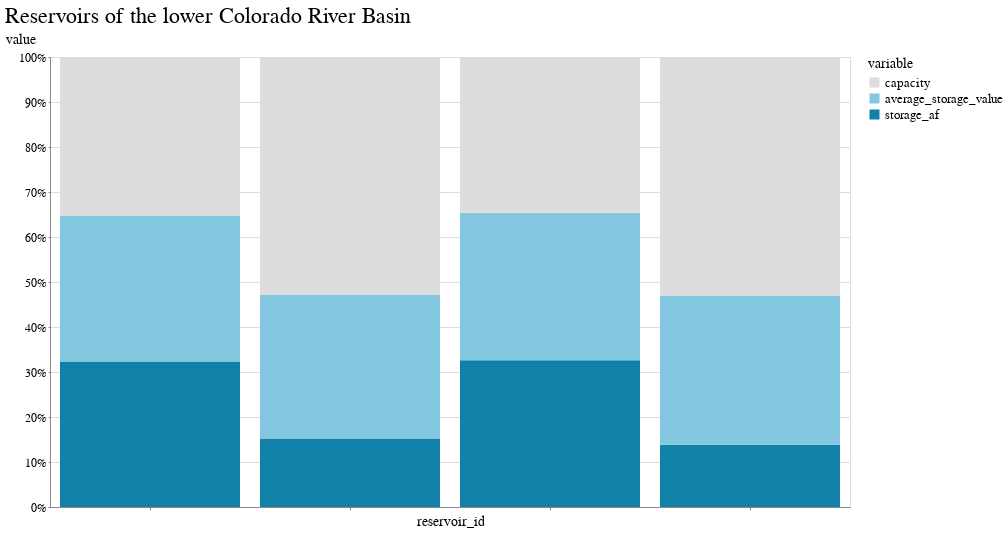

This figure's notebook cell:
### Code cell
domain = ["capacity", "average_storage_value", "storage_af", ]
range_ = ['#ddd', '#83c6e0', '#1281aa', ]

alt.Chart(melt[melt.variable != "capacity_value"]).mark_bar().encode(
    x=alt.X('reservoir_id', axis=alt.Axis(labels=False)),
    y=alt.Y('value',stack="normalize"),
    order="bar_order",
    color=alt.Color(
        'variable', 
        scale=alt.Scale(domain=domain, range=range_), 
        #sort='descending'
    ),
    tooltip=["reservoir_id"]
).properties(title="Reservoirs of the lower Colorado River Basin")

### Figure 1 — Vega-Lite specification as saved in the notebook (floating-point values rounded to 4 significant figures)
{"config": {"view": {"width": 800, "height": 450}, "background": "#ffffff", "title": {"anchor": "start", "font": "BentonGothic-Bold, sans", "fontColor": "#000000", "fontSize": 22, "fontWeight": "normal"}, "arc": {"fill": "#82c6df"}, "area": {"fill": "#82c6df"}, "line": {"stroke": "#82c6df", "strokeWidth": 3}, "path": {"stroke": "#82c6df"}, "rect": {"fill": "#82c6df"}, "shape": {"stroke": "#82c6df"}, "bar": {"fill": "#82c6df"}, "point": {"stroke": "#82c6df"}, "symbol": {"fill": "#82c6df", "size": 30}, "axis": {"titleFont": "BentonGothic-Bold, sans", "titleFontSize": 14, "titleFontWeight": "normal", "labelFont": "BentonGothic, sans", "labelFontSize": 12, "labelFontWeight": "normal"}, "axisX": {"labelAngle": 0, "labelPadding": 4, "tickSize": 3}, "axisY": {"labelBaseline": "middle", "maxExtent": 45, "minExtent": 45, "tickSize": 2, "titleAlign": "left", "titleAngle": 0, "titleX": -45, "titleY": -11}, "legend": {"titleFont": "BentonGothic-Bold, sans", "titleFontSize": 14, "titleFontWeight": "normal", "symbolType": "square", "labelFont": "BentonGothic, sans", "labelFontSize": 13}, "range": {"category": ["#3580b1", "#ec8431", "#ab7fb4", "#c89d29", "#adc839", "#829eb1"], "diverging": ["#e68a4f", "#f4bb6a", "#f9e39c", "#dadfe2", "#a6b7c6", "#849eae"], "heatmap": ["#fbf2c7", "#f9e39c", "#f8d36e", "#f4bb6a", "#e68a4f", "#d15a40", "#ab4232"], "ordinal": ["#fbf2c7", "#f9e39c", "#f8d36e", "#f4bb6a", "#e68a4f", "#d15a40", "#ab4232"], "ramp": ["#fbf2c7", "#f9e39c", "#f8d36e", "#f4bb6a", "#e68a4f", "#d15a40", "#ab4232"]}}, "data": {"name": "data-6a8b08a3e1ee1bb80524164620c0a627"}, "mark": "bar", "encoding": {"color": {"field": "variable", "scale": {"domain": ["capacity", "average_storage_value", "storage_af"], "range": ["#ddd", "#83c6e0", "#1281aa"]}, "type": "nominal"}, "order": {"field": "bar_order", "type": "quantitative"}, "tooltip": [{"field": "reservoir_id", "type": "nominal"}], "x": {"axis": {"labels": false}, "field": "reservoir_id", "type": "nominal"}, "y": {"field": "value", "stack": "normalize", "type": "quantitative"}}, "title": "Reservoirs of the lower Colorado River Basin", "$schema": "https://vega.github.io/schema/vega-lite/v4.17.0.json", "datasets": {"data-6a8b08a3e1ee1bb80524164620c0a627": [{"reservoir_id": "MHV", "variable": "storage_af", "value": 1708000.0, "bar_order": 1}, {"reservoir_id": "PWL", "variable": "storage_af", "value": 6346000.0, "bar_order": 1}, {"reservoir_id": "MEA", "variable": "storage_af", "value": 7517000.0, "bar_order": 1}, {"reservoir_id": "HVS", "variable": "storage_af", "value": 593200.0, "bar_order": 1}, {"reservoir_id": "MHV", "variable": "average_storage_value", "value": 1716000.0, "bar_order": 2}, {"reservoir_id": "PWL", "variable": "average_storage_value", "value": 15120000.0, "bar_order": 2}, {"reservoir_id": "MEA", "variable": "average_storage_value", "value": 15790000.0, "bar_order": 2}, {"reservoir_id": "HVS", "variable": "average_storage_value", "value": 593800.0, "bar_order": 2}, {"reservoir_id": "MHV", "variable": "capacity", "value": 1810000.0, "bar_order": 3}, {"reservoir_id": "PWL", "variable": "capacity", "value": 24320000.0, "bar_order": 3}, {"reservoir_id": "MEA", "variable": "capacity", "value": 26160000.0, "bar_order": 3}, {"reservoir_id": "HVS", "variable": "capacity", "value": 648000.0, "bar_order": 3}]}}
